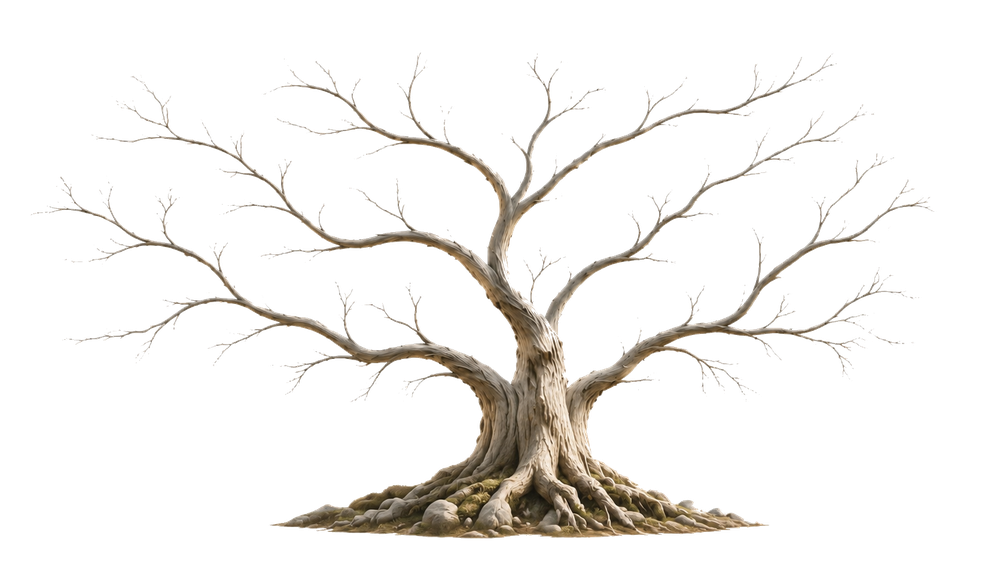
#> input picture frontend/src/assets/family-tree/processed/ChatGPT Image Jul 1, 2026, 01_02_26 AM.png, 1000 x 563 px, shrunk from 1672 x 941 before the run
$ python -i trim_avatar_padding.py   (imports and definitions only)
#> lines starting #> are read from the running program, lines starting #| are printed output that depends on the picture
#> further down, picture is the input picture: PIL image 1000x563 RGBA; mean R, G, B, A 25.3, 23.3, 20.5, 28.8
"""Trim transparent padding from avatar PNGs after background removal."""

from __future__ import annotations

from pathlib import Path

from PIL import Image


def trim_transparency(image: Image.Image, padding: int = 8) -> Image.Image:
#> called with padding = 8
    rgba = image.convert("RGBA")
    alpha = rgba.split()[-1]
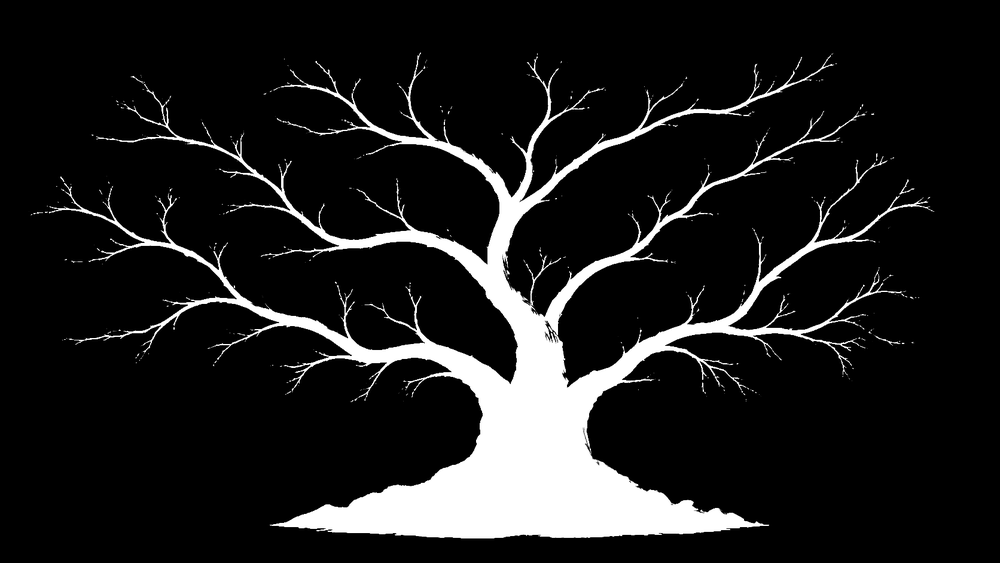
#> alpha: PIL image 1000x563 L; min 0, max 255, mean 28.8
    bbox = alpha.getbbox()
#> bbox = (28, 50, 937, 541)
    if not bbox:
        return rgba

    left, top, right, bottom = bbox
#> left = 28; top = 50; right = 937; bottom = 541
    left = max(0, left - padding)
#> left = 20
    top = max(0, top - padding)
#> top = 42
    right = min(rgba.width, right + padding)
#> right = 945
    bottom = min(rgba.height, bottom + padding)
#> bottom = 549
    return rgba.crop((left, top, right, bottom))
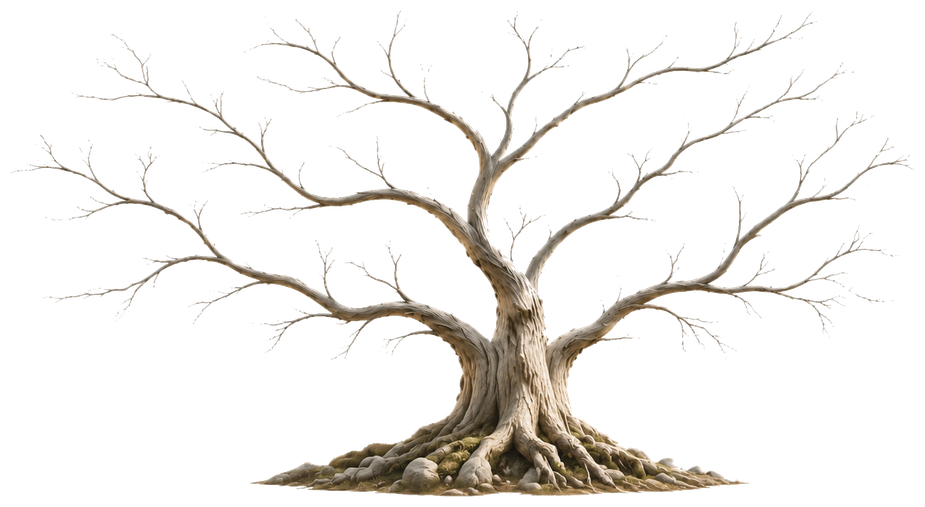
#> returned value: PIL image 925x507 RGBA; mean R, G, B, A 30.4, 27.9, 24.6, 34.6; transparent parts drawn white


def main() -> None:
    avatars_dir = Path(__file__).resolve().parents[1] / "src" / "assets" / "avatars"

    for path in sorted(avatars_dir.glob("avatar-*.png")):
        image = Image.open(path)
        trimmed = trim_transparency(image)
        trimmed.save(path, format="PNG", optimize=True)
        print(f"{path.name}: {image.size} -> {trimmed.size}")


# [2 lines not run here, left out]

>>> from PIL import Image
>>> picture = Image.open('../src/assets/family-tree/processed/ChatGPT Image Jul 1, 2026, 01_02_26 AM.png')
>>> result = trim_transparency(picture)

$ run again, on frontend/src/assets/family-tree/processed/branches/branch-main-left.png
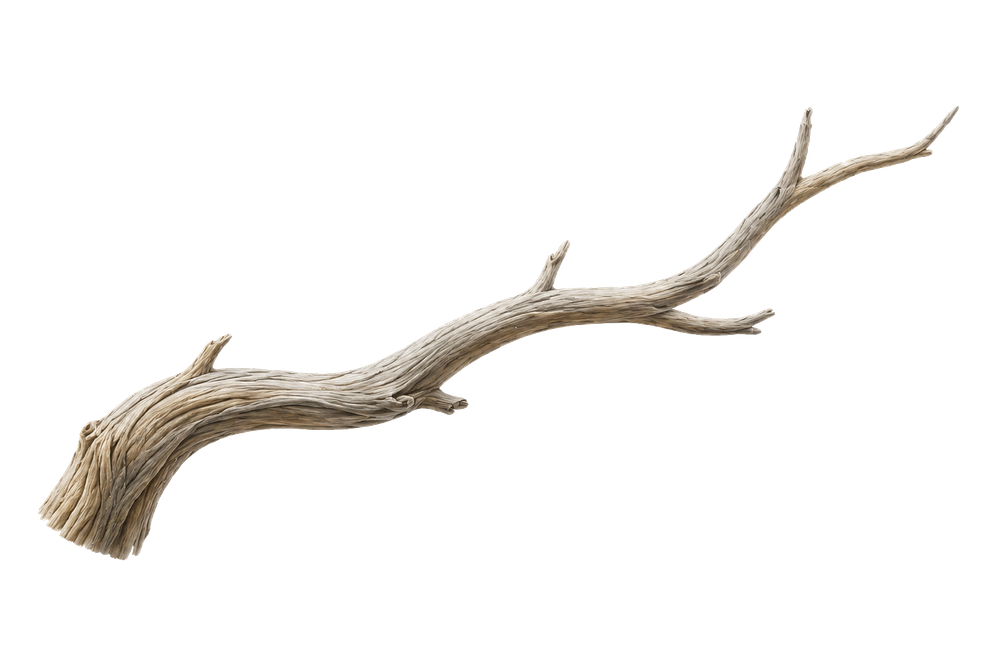
#> input picture frontend/src/assets/family-tree/processed/branches/branch-main-left.png, 1000 x 667 px, shrunk from 1536 x 1024 before the run
#> picture is the input picture: PIL image 1000x667 RGBA; mean R, G, B, A 14.4, 13.1, 11.5, 21
#> in trim_transparency, `alpha = rgba.split()[-1]`:
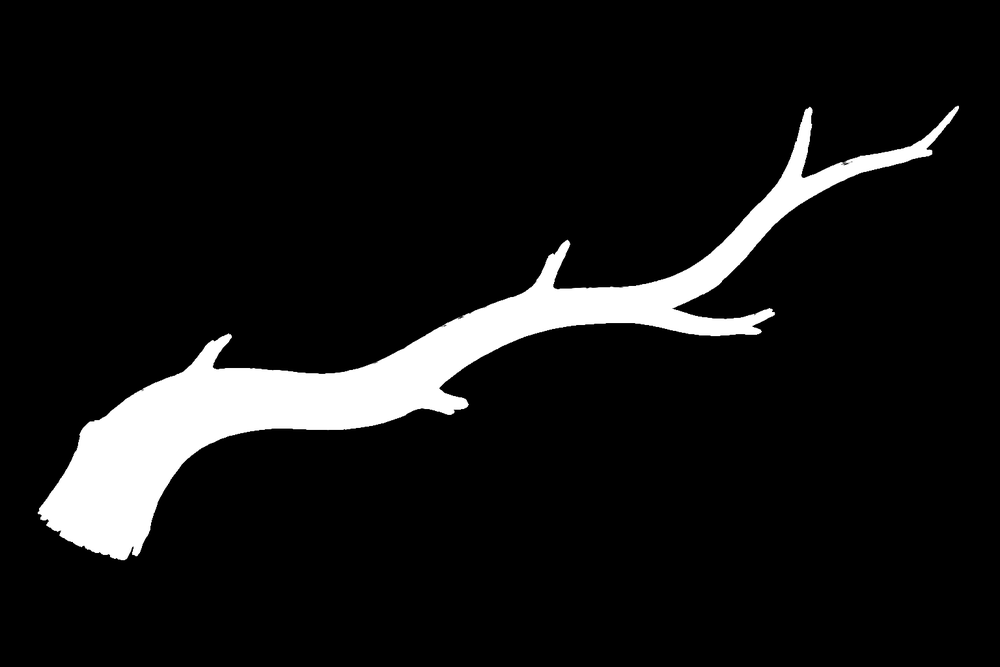
#> alpha: PIL image 1000x667 L; min 0, max 255, mean 21
#> bbox = (35, 103, 961, 563)
#> in trim_transparency, `left, top, right, bottom = bbox`: left = 35; top = 103; right = 961; bottom = 563
#> in trim_transparency, `left = max(0, left - padding)`: left = 27
#> in trim_transparency, `top = max(0, top - padding)`: top = 95
#> in trim_transparency, `right = min(rgba.width, right + padding)`: right = 969
#> in trim_transparency, `bottom = min(rgba.height, bottom + padding)`: bottom = 571
#> in trim_transparency, `return rgba.crop((left, top, right, bottom))`:
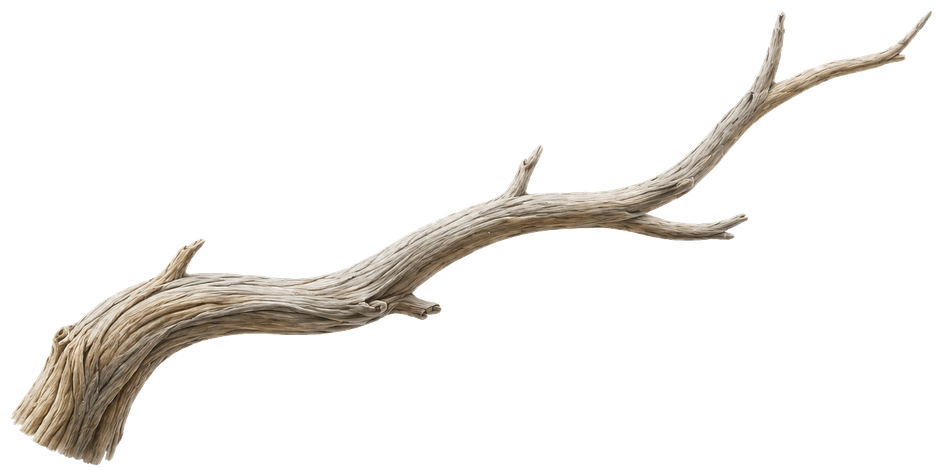
#> returned value: PIL image 942x476 RGBA; mean R, G, B, A 21.4, 19.5, 17.1, 31.2; transparent parts drawn white
